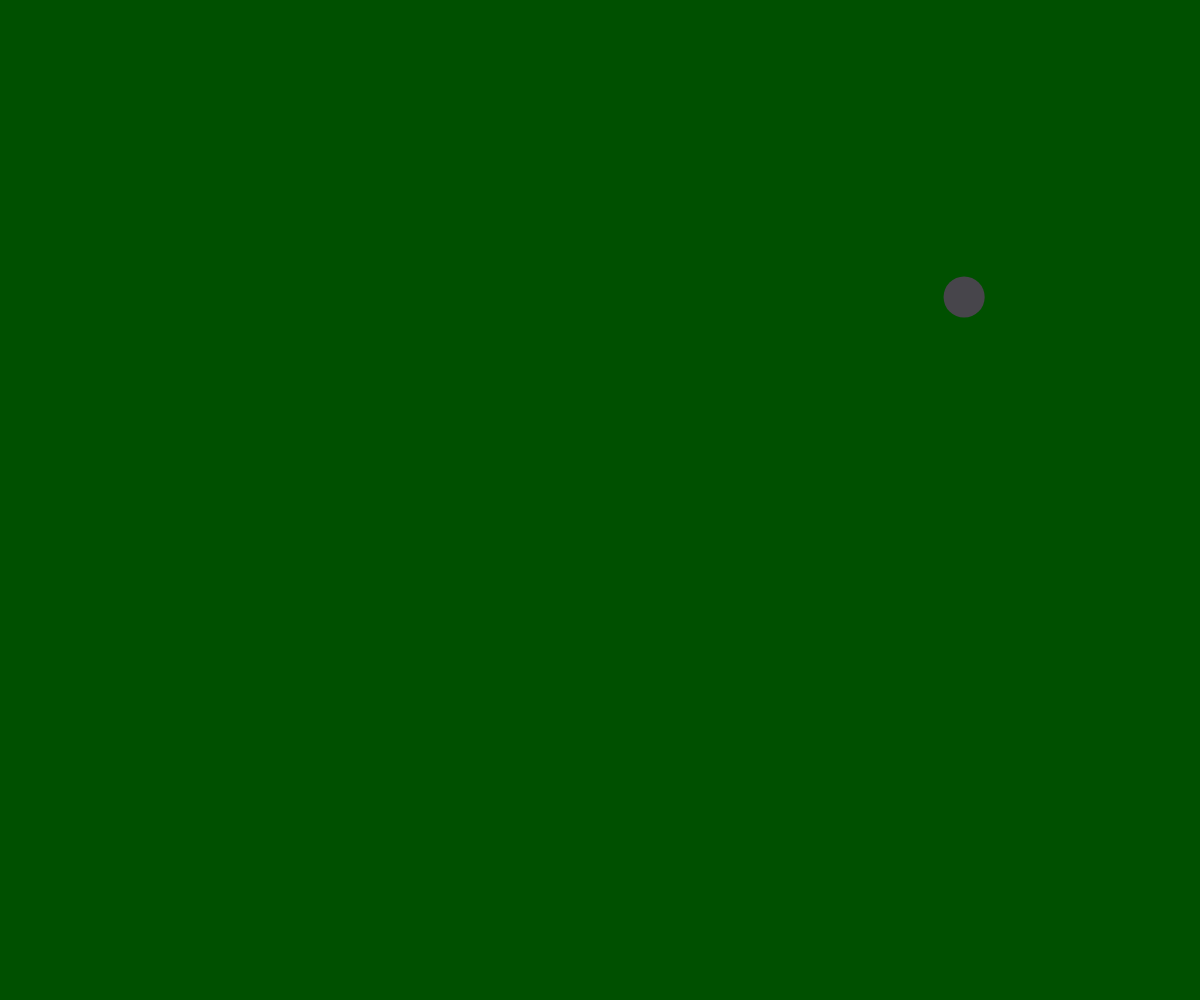
Frame 1 (no input)
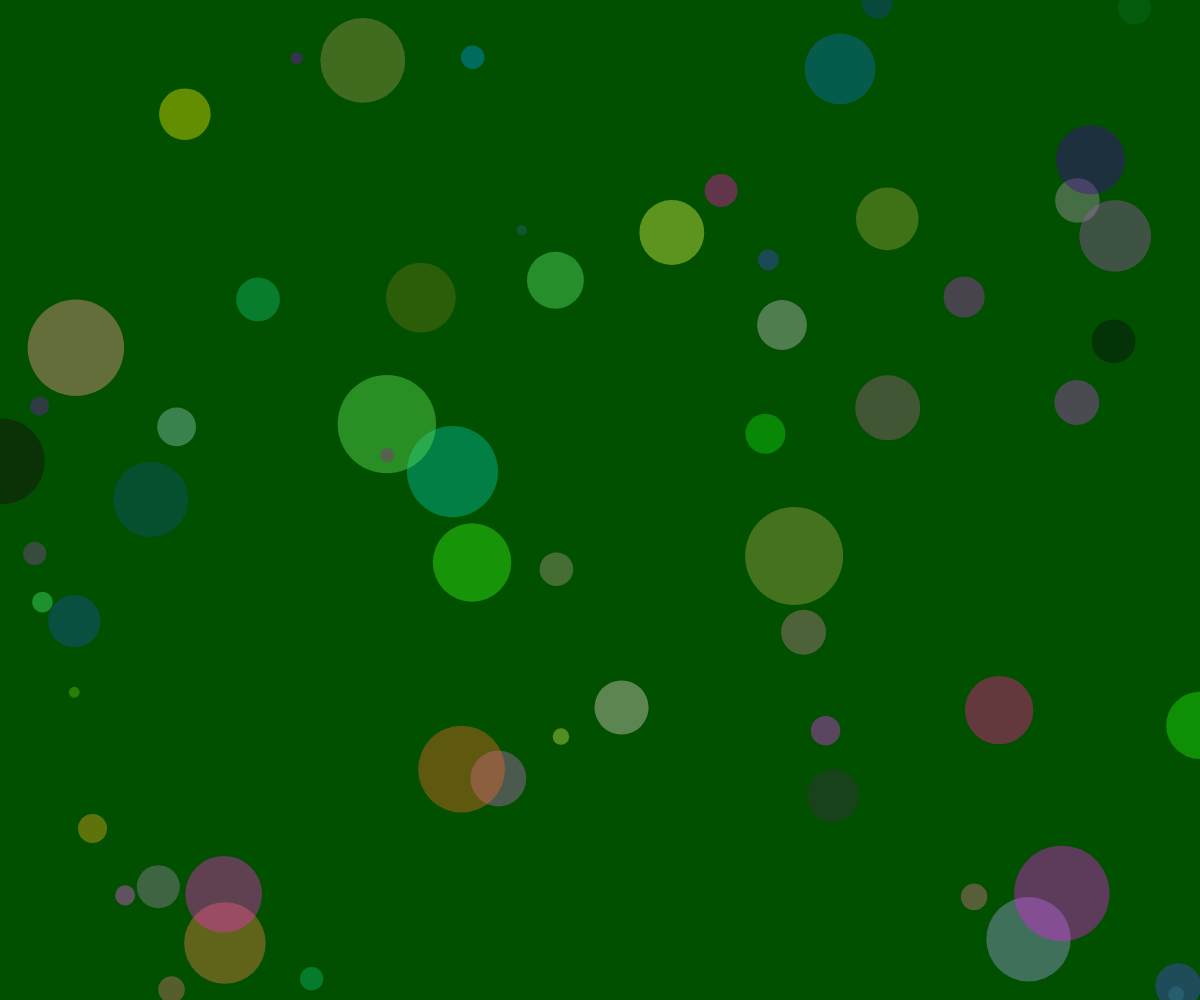
Frame 60 (no input)
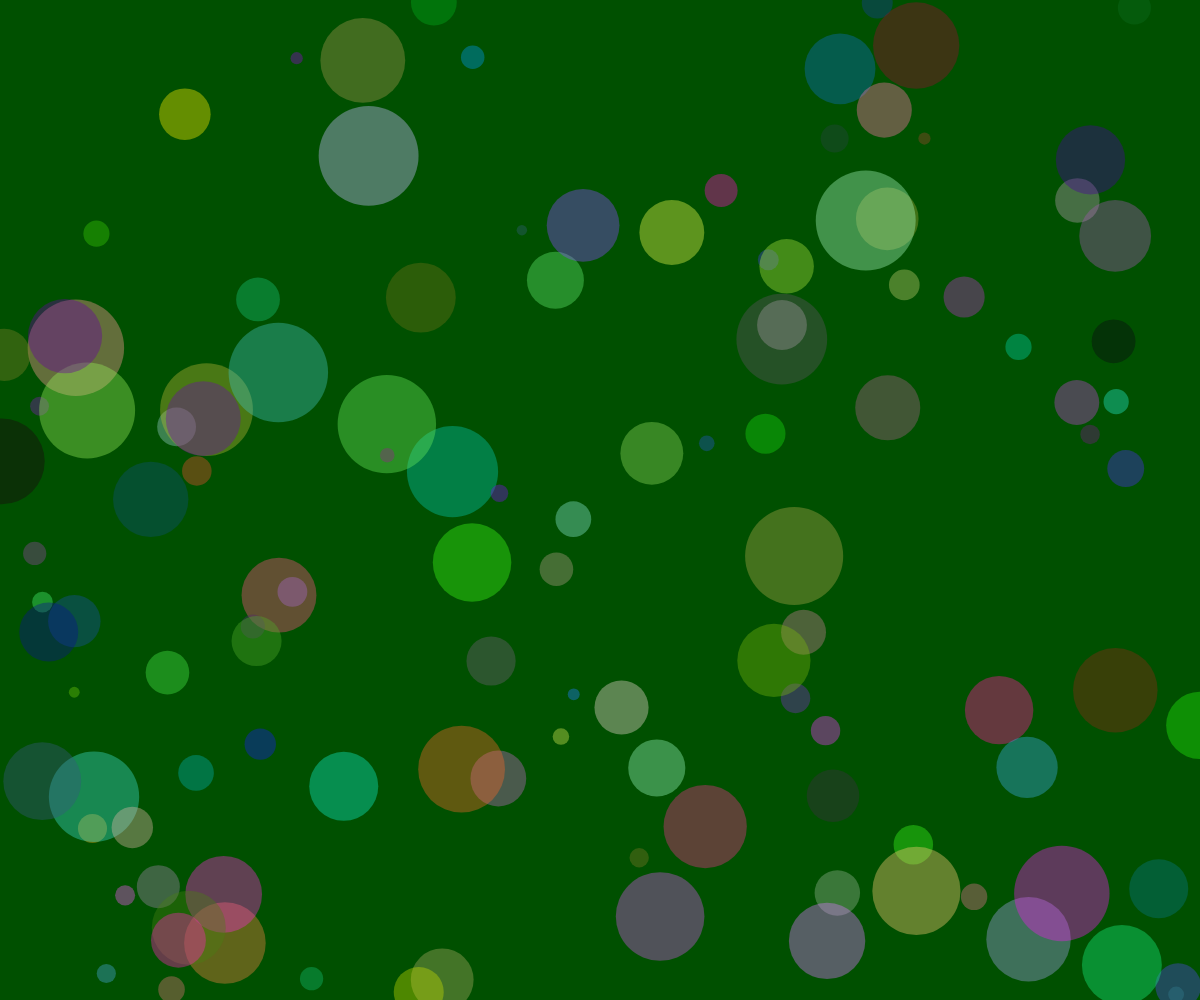
Frame 120 (the mouse pressed at the canvas centre since frame 60)

The p5.js sketch that drew these frames (run headless with seeded random() and noise() and a simulated clock; from frame 60 on, the mouse is pressed at the canvas centre):

// p5.js sketch
// ── sketch.js
function setup() {
  // put setup code here
  createCanvas(windowWidth, windowHeight);
  background(0, 80, 0);
  noStroke();
}

function draw() {
   // put drawing code here   
   fill(random(0,255), random(0,255), random(0,255), 100);

   var radius = random(10, 100);

   var posX = random(0, windowWidth);
   var posY = random(0, windowHeight);

   ellipse(posX, posY, radius, radius);
}
